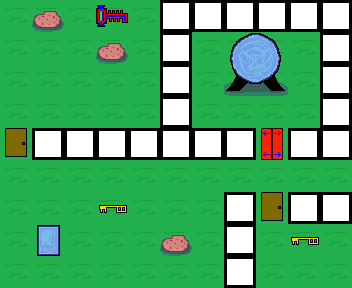

The image is a tile-based game level rendered from a .tmx file. Its description and source (layers, tilesets, objects; grid data summarised) follow:
An orthogonal 11x9 tile map with 32x32 px tiles, 2 tile layers (Terrain, Objects), 9 tilesets.

<map version="1.0" orientation="orthogonal" renderorder="right-down" width="11" height="9" tilewidth="32" tileheight="32" nextobjectid="1">
 <tileset firstgid="1" name="grass" tilewidth="32" tileheight="32">
  <image source="grass.png" width="96" height="32" />
  <tile id="0">
   <properties>
    <property name="grass" value="1" />
   </properties>
  </tile>
  <tile id="1">
   <properties>
    <property name="grass" value="2" />
   </properties>
  </tile>
  <tile id="2">
   <properties>
    <property name="grass" value="3" />
   </properties>
  </tile>
 </tileset>
 <tileset firstgid="4" name="Wall" tilewidth="32" tileheight="32">
  <image source="Wall.png" width="32" height="32" />
  <tile id="0">
   <properties>
    <property name="blocked" value="" />
   </properties>
  </tile>
 </tileset>
 <tileset firstgid="5" name="Key" tilewidth="32" tileheight="32">
  <image source="Key.png" width="32" height="32" />
  <tile id="0">
   <properties>
    <property name="item" value="" />
    <property name="key" value="" />
   </properties>
  </tile>
 </tileset>
 <tileset firstgid="6" name="DoorClosed" tilewidth="32" tileheight="32">
  <image source="DoorClosed.png" width="32" height="32" />
  <tile id="0">
   <properties>
    <property name="door" value="" />
   </properties>
  </tile>
 </tileset>
 <tileset firstgid="7" name="Warpgate" tilewidth="32" tileheight="32">
  <image source="Warpgate.png" width="192" height="64" />
  <tile id="0">
   <properties>
    <property name="end" value="" />
   </properties>
  </tile>
  <tile id="1">
   <properties>
    <property name="end" value="" />
   </properties>
  </tile>
  <tile id="2">
   <properties>
    <property name="end" value="" />
   </properties>
  </tile>
  <tile id="3">
   <properties>
    <property name="end" value="" />
   </properties>
  </tile>
 </tileset>
 <tileset firstgid="19" name="SpecialKey" tilewidth="32" tileheight="32">
  <image source="SpecialKey.png" width="32" height="32" />
  <tile id="0">
   <properties>
    <property name="item" value="" />
    <property name="keyfinal" value="" />
   </properties>
  </tile>
 </tileset>
 <tileset firstgid="20" name="StartWarpgate" tilewidth="32" tileheight="32">
  <image source="StartWarpgate.png" width="96" height="32" />
  <tile id="0">
   <properties>
    <property name="start" value="1" />
   </properties>
  </tile>
  <tile id="1">
   <properties>
    <property name="start" value="2" />
   </properties>
  </tile>
  <tile id="2">
   <properties>
    <property name="start" value="3" />
   </properties>
  </tile>
 </tileset>
 <tileset firstgid="23" name="SmallRock" tilewidth="32" tileheight="32">
  <image source="SmallRock.png" width="32" height="32" />
  <tile id="0">
   <properties>
    <property name="blocked" value="" />
   </properties>
  </tile>
 </tileset>
 <tileset firstgid="24" name="SpecialDoor" tilewidth="32" tileheight="32">
  <image source="SpecialDoor.png" width="64" height="32" />
  <tile id="0">
   <properties>
    <property name="finaldoor" value="1" />
   </properties>
  </tile>
  <tile id="1">
   <properties>
    <property name="finaldoor" value="2" />
   </properties>
  </tile>
 </tileset>
 <layer name="Terrain" width="11" height="9">
  <data>[99 cells, 99 non-empty, 1 distinct tile ids]</data>
 </layer>
 <layer name="Objects" width="11" height="9">
  <data>[99 cells, 40 non-empty, 11 distinct tile ids]</data>
 </layer>
</map>
